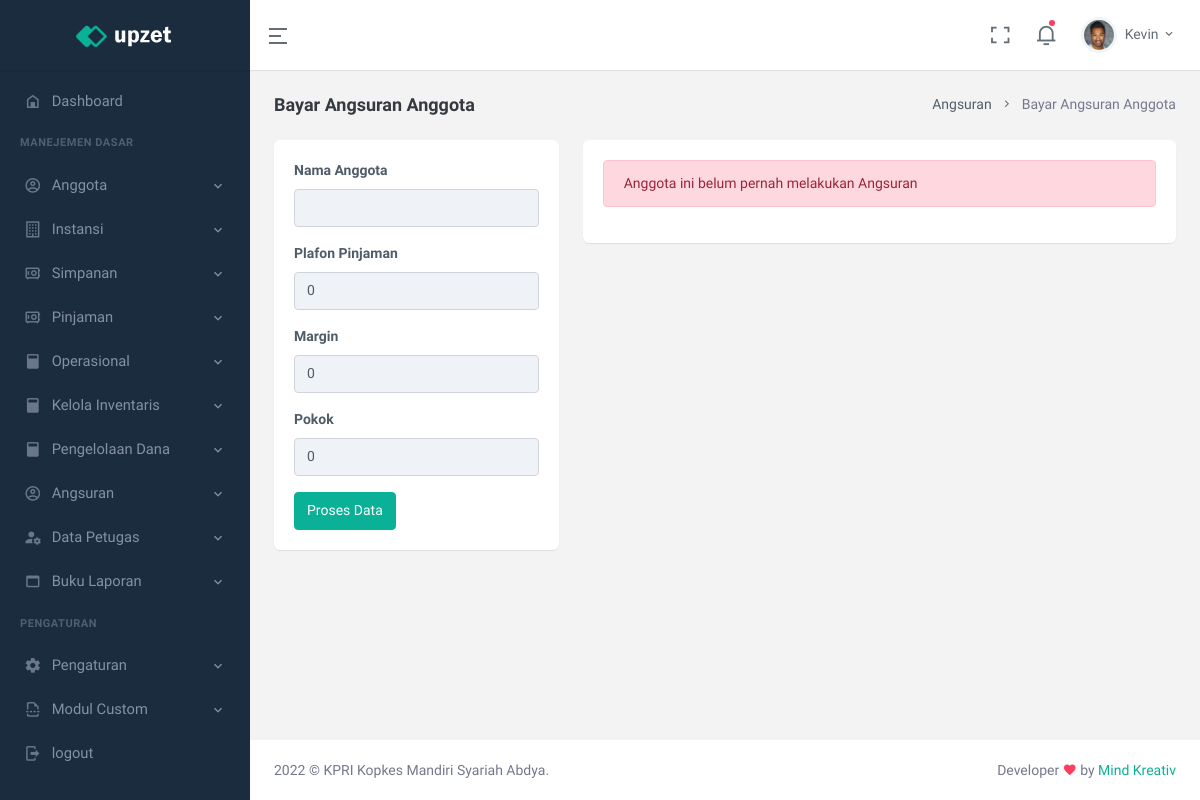
/angsuran/P-1653109857, run on an earlier commit of the app's database.
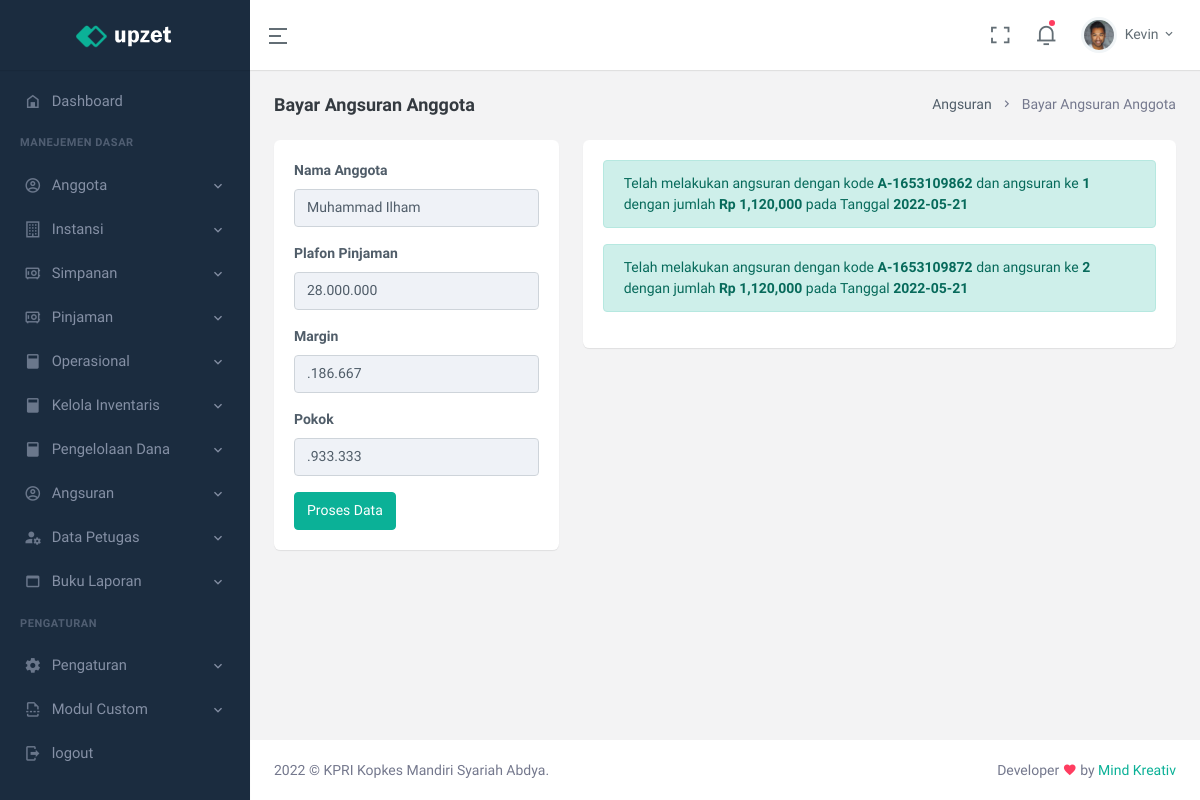
And on a later commit of the database.
### tables this page shows
CREATE TABLE `tb_pinjaman` (
  `id` int(11) NOT NULL,
  `kode_pinjaman` varchar(15) NOT NULL,
  `no_rekening` varchar(11) NOT NULL,
  `plafon` double NOT NULL,
  `tenor` int(11) NOT NULL,
  `margin` double NOT NULL,
  `pokok_murabahan` double NOT NULL,
  `total_gotongroyong` double NOT NULL,
  `total_angsuran` double NOT NULL,
  `angsuran_ke` int(11) NOT NULL,
  `sisa_angsuran` double NOT NULL,
  `tanggal_pengajuan` date NOT NULL,
  `last_update` date NOT NULL
);

CREATE TABLE `tb_angsuran` (
  `kode_angsuran` varchar(15) NOT NULL,
  `kode_pinjaman` varchar(15) NOT NULL,
  `no_anggota` varchar(11) NOT NULL,
  `angsuran_ke` varchar(10) NOT NULL,
  `angsuran_pokok` double NOT NULL,
  `angsuran_margin` double NOT NULL,
  `keterangan` text NOT NULL,
  `status_pinjaman` int(11) NOT NULL,
  `last_update` date NOT NULL
);

### application/views/main.php (called while the page is built, shortened)
<?php
$this->load->view('part/header.php');
$this->load->view($page);
 ?>

### application/controllers/C_Akutansi.php (called while the page is built, shortened)
<?php
class C_Akutansi extends CI_Controller{
  public function __construct()
  {
    $this->load->library('form_validation');
    $this->load->model(
      array(
        'Data_Entry/M_views' => 'mv',
        'Data_Entry/M_create' => 'mc',
        'Data_Entry/M_function' => 'mf',
        'Data_Operasional/M_update' => 'mu',
    ));
    $this->load->library(array(
      'Curency_indo_helper' => 'conv',
      'Parsing_bulan' => 'bulan'
    ));
  }
    function bayar_angsuran($kode_pinjaman)
    {
      $load_pinjaman = $this->mf->get_pinjaman_kode($kode_pinjaman);
      $load_angsuran = $this->mf->get_angsuran_kode($kode_pinjaman);
      $no_rekening = $load_pinjaman->no_rekening;
      $load_anggota = $this->mf->detail_anggota_simpanan($no_rekening);
      $data = array(
        'js'       => '',
        'title'    => 'Bayar Angsuran Anggota',
        'anggota'  => $load_anggota,
        'angsuran' => $load_angsuran,
        'pinjaman' => $load_pinjaman,
        'jenis'    => 1,
        'page'     => 'page/rekening/angsuran_pinjaman',
      );
      $this->load->view('main', $data);
    }
  }

### index.php (called while the page is built, shortened)
<?php
require_once BASEPATH.'core/CodeIgniter.php';

### application/libraries/Curency_indo_helper.php (called while the page is built, shortened)
<?php
class Curency_indo_helper {
  function convRupiah($value) {
   return 'Rp ' . number_format($value);
  }
}

### application/models/Data_Entry/M_function.php (called while the page is built, shortened)
<?php
class M_function extends CI_Model{
  function detail_anggota_simpanan($no_rekening)
  {
    $this->db->where('no', $no_rekening);
    return $this->db->get('master_view_rekening')->row();
  }
  function get_pinjaman_kode($kode_pinjaman)
  {
    $this->db->where('kode_pinjaman', $kode_pinjaman);
    return $this->db->get('tb_pinjaman')->row();
  }
  function get_angsuran_kode($kode_pinjaman)
  {
    $this->db->where('kode_pinjaman', $kode_pinjaman);
    $this->db->order_by('last_update', 'DESC');
    $this->db->limit('6');
    return $this->db->get('tb_angsuran');
  }
}

### application/views/page/rekening/angsuran_pinjaman.php (the view, shortened to what the changed rows need)
<div class="page-content">
    <div class="container-fluid">
      <div class="row">
      <div class="col-lg-4">
          <div class="card">
            <div class="card-body">
                <form method="post" action="<?php if ($jenis != 3) {
                  echo base_url('proses_angsuran/').$pinjaman->kode_pinjaman;
                }else {
                  echo base_url('proses_tutup_meninggal/').$pinjaman->kode_pinjaman;
                } ?>" class="custom-validation" method="post" enctype="multipart/form-data">
                  <div class="row">
                    <div class="mb-3 col-xl-12">
                      <div>
                        <input type="text" class="form-control" value="<?= $anggota->nama ?>"  readonly/>
                      </div>
                    </div>
                    <div class="mb-3 col-xl-12">
                      <div>
                        <input type="text" class="form-control uang" value="<?= $this->conv->convRupiah($pinjaman->plafon) ?>" readonly/>
                      </div>
                    </div>
                    <div class="mb-3 col-xl-12">
                      <div>
                        <input type="text" class="form-control uang" value="<?= $this->conv->convRupiah($pinjaman->margin) ?>" readonly/>
                      </div>
                    </div>
                    <div class="mb-3 col-xl-12">
                      <div>
                        <?php if ($jenis == 1) { ?>
                          <input type="text" class="form-control uang"value="<?= $this->conv->convRupiah($pinjaman->pokok_murabahan) ?>" readonly/>
                        <?php } ?>
                      </div>
                    </div>
                    </div>
                </form>
            </div>
          </div>
      </div>
        <div class="col-lg-8">
            <div class="card">
                <div class="card-body">
                  <div class="">
                    <?php
                    if ($angsuran->row() != NULL) {
                      foreach ($angsuran->result() as $a) {?>
                        <div class="alert alert-primary" >
                            Telah melakukan angsuran dengan kode <b><?= $a->kode_angsuran ?></b> dan angsuran ke  <b><?= $a->angsuran_ke ?></b> dengan jumlah <b><?= $this->conv->convRupiah($a->angsuran_pokok+$a->angsuran_margin) ?></b> pada Tanggal  <b><?= $a->last_update ?> </b>
                        </div>
                      <?php }
                    }else { ?>
                      <div class="alert alert-danger" >
                            Anggota ini belum pernah melakukan Angsuran
                      </div>
                    <?php }
                     ?>
              </div>
                </div>
            </div>
        </div>
    </div>
    </div>
  </div>
</div>

What changed in the data, as far as the page shows it:
added tb_pinjaman: plafon "28.000.000", margin ".186.667"
added tb_angsuran: kode_angsuran "A-1653109862", angsuran_ke "1", $this->conv->convRupiah($a->angsuran_pokok+$a->angsuran_margin) "Rp 1,120,000", last_update "2022-05-21"
added tb_angsuran: kode_angsuran "A-1653109872", angsuran_ke "2", $this->conv->convRupiah($a->angsuran_pokok+$a->angsuran_margin) "Rp 1,120,000", last_update "2022-05-21"
Also different on the page:
form field value: (not shown) → "Muhammad Ilham"
form field value: "0" → ".933.333"
form field value: "0" → (not shown)
text no longer shown: "Anggota ini belum pernah melakukan Angsuran"
